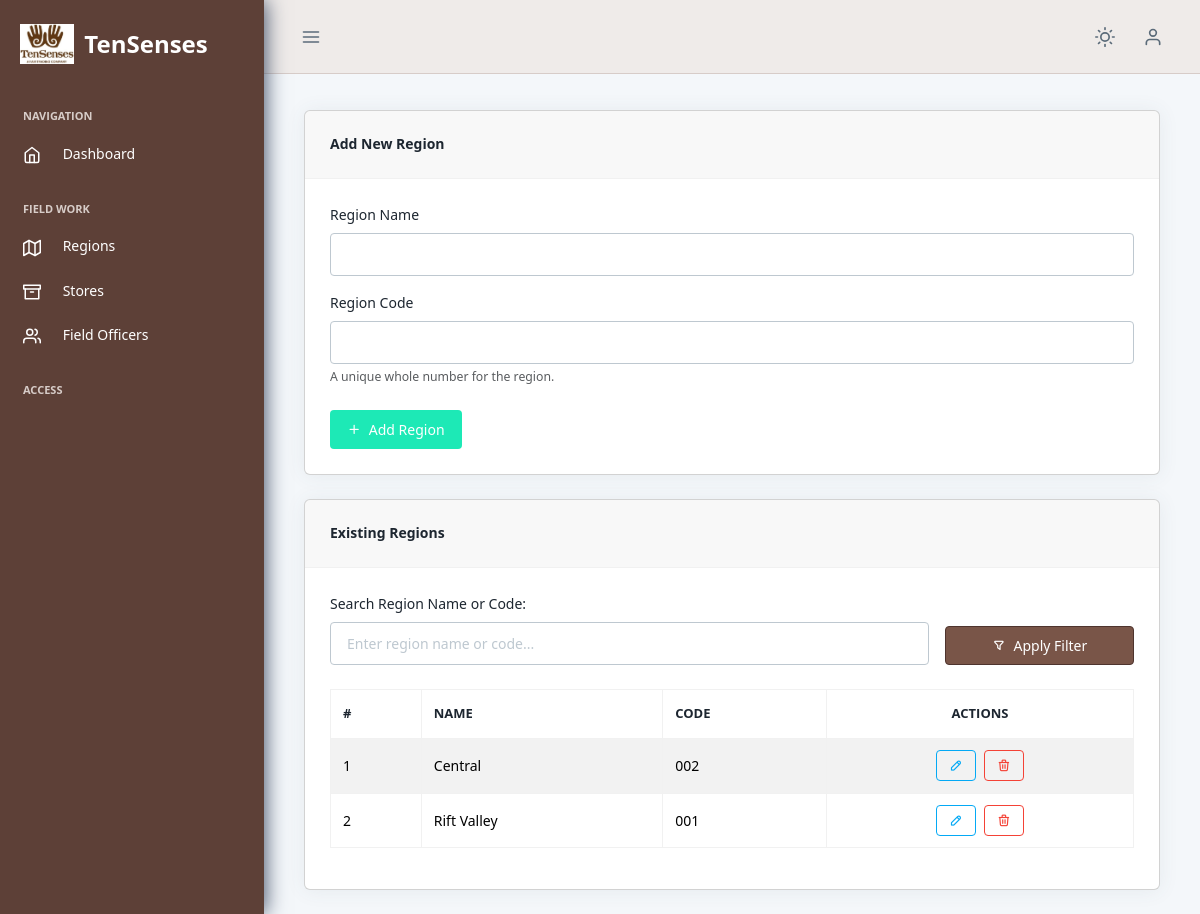
Screenshot of /inventory/regions/ (signed in) with the database file from the repository.
### inventory/models.py (models this page shows, shortened)
class Region(models.Model):
    name = models.CharField(max_length=100, unique=True, verbose_name="Region Name")
    region_code = models.IntegerField(unique=True, verbose_name="Region Code",
                                      help_text="A unique numerical code for the region (e.g., 1, 10, 100)")
    class Meta:
        ordering = ['name']
        verbose_name = "Region"
        verbose_name_plural = "Regions"

### inventory/views.py (the view, shortened to what this page needs)
# urls.py: path('regions/', views.create_region, name='create_region'),
@login_required
def create_region(request):
    search_query = request.GET.get('search')
    regions = Region.objects.all().order_by('name')
    if search_query:
        try:
            search_code = int(search_query)
            regions = regions.filter(Q(name__icontains=search_query) | Q(region_code=search_code))
        except ValueError:
            regions = regions.filter(name__icontains=search_query)
    form = RegionForm()
    edit_id = request.GET.get('edit_id')
    edit_form = None
    if edit_id:
        try:
            edit_region_instance = get_object_or_404(Region, id=edit_id)
            edit_form = RegionForm(instance=edit_region_instance)
        except (Region.DoesNotExist, ValueError):
            edit_id = None
    return render(request, 'inventory/create_region.html', {
        'form': form,
        'edit_form': edit_form,
        'edit_id': edit_id,
        'regions': regions,
        'search_query': search_query,
    })

### inventory/forms.py (shortened to what this page needs)
class RegionForm(forms.ModelForm):
    class Meta:
        model = Region
        fields = ['name', 'region_code']
        widgets = {
            'name': forms.TextInput(attrs={'class': 'form-control', 'placeholder': 'e.g., East Africa, North America'}),
            'region_code': forms.NumberInput(attrs={'class': 'form-control', 'placeholder': 'e.g., 101, 205'}),
        }
        labels = {
            'name': 'Region Name',
            'region_code': 'Region Code',
        }
        help_texts = {
            'region_code': 'A unique whole number for the region.',
        }

### templates/inventory/create_region.html (shortened to what this page needs)
{% extends 'base.html' %}
{% load static %}
{% block content %}
<div class="row">
    <div class="col-12">
        <div class="card mb-4">
            <div class="card-header">
                <h5 class="mb-0">{% if edit_id %}Edit Region{% else %}Add New Region{% endif %}</h5>
            </div>
            <div class="card-body">
                <form method="post">
                    {% if edit_id %}
                        <input type="hidden" name="region_id" value="{{ edit_id }}">
                        <div class="mb-3">
                            <label for="{{ edit_form.name.id_for_label }}" class="form-label">{{ edit_form.name.label }}</label>
                            <input type="text" name="{{ edit_form.name.name }}" id="{{ edit_form.name.id_for_label }}"
                                   value="{{ edit_form.name.value|default_if_none:'' }}"
                                   class="form-control {% if edit_form.name.errors %}is-invalid{% endif %}" required>
                            {% if edit_form.name.errors %}
                                <div class="invalid-feedback d-block">
                                    {% for error in edit_form.name.errors %}{{ error }}{% endfor %}
                                </div>
                            {% endif %}
                        </div>
                        <div class="mb-3">
                            <label for="{{ edit_form.region_code.id_for_label }}" class="form-label">{{ edit_form.region_code.label }}</label>
                            <input type="number" name="{{ edit_form.region_code.name }}" id="{{ edit_form.region_code.id_for_label }}"
                                   value="{{ edit_form.region_code.value|default_if_none:'' }}"
                                   class="form-control {% if edit_form.region_code.errors %}is-invalid{% endif %}" required>
                            {% if edit_form.region_code.errors %}
                                <div class="invalid-feedback d-block">
                                    {% for error in edit_form.region_code.errors %}{{ error }}{% endfor %}
                                </div>
                            {% else %}
                                {% if edit_form.region_code.help_text %}
                                    <div class="form-text">{{ edit_form.region_code.help_text }}</div>
                                {% endif %}
                            {% endif %}
                        </div>
                        <div class="d-flex mt-4">
                            <button type="submit" name="update_region" class="btn btn-warning me-2">
                                <i class="ti ti-edit me-1"></i> Update Region
                            </button>
                            <a href="{% url 'create_region' %}{% if search_query %}&search={{ search_query }}{% endif %}" class="btn btn-secondary">
                                <i class="ti ti-x me-1"></i> Cancel
                            </a>
                        </div>
                    {% else %}
                        <div class="mb-3">
                            <label for="{{ form.name.id_for_label }}" class="form-label">{{ form.name.label }}</label>
                            <input type="text" name="{{ form.name.name }}" id="{{ form.name.id_for_label }}"
                                   value="{{ form.name.value|default_if_none:'' }}"
                                   class="form-control {% if form.name.errors %}is-invalid{% endif %}" required>
                        </div>
                        <div class="mb-3">
                            <label for="{{ form.region_code.id_for_label }}" class="form-label">{{ form.region_code.label }}</label>
                            <input type="number" name="{{ form.region_code.name }}" id="{{ form.region_code.id_for_label }}"
                                   value="{{ form.region_code.value|default_if_none:'' }}"
                                   class="form-control {% if form.region_code.errors %}is-invalid{% endif %}" required>
                            {% if form.region_code.errors %}
                                <div class="invalid-feedback d-block">
                                    {% for error in form.region_code.errors %}{{ error }}{% endfor %}
                                </div>
                            {% else %}
                                {% if form.region_code.help_text %}
                                    <div class="form-text">{{ form.region_code.help_text }}</div>
                                {% endif %}
                            {% endif %}
                        </div>
                        <div class="mt-4">
                            <button type="submit" name="save_region" class="btn btn-success">
                                <i class="ti ti-plus me-1"></i> Add Region
                            </button>
                        </div>
                    {% endif %}
                </form>
            </div>
        </div>
    </div>
    <div class="col-12">
        <div class="card">
            <div class="card-header">
                <h5 class="mb-0">Existing Regions</h5>
            </div>
            <div class="card-body">
                <form method="GET" class="mb-4">
                    <div class="row g-3 align-items-end">
                        <div class="col-md-9">
                            <label for="searchRegion" class="form-label">Search Region Name or Code:</label>
                            <input type="text" class="form-control" id="searchRegion" name="search" placeholder="Enter region name or code..." value="{{ search_query|default_if_none:'' }}">
                        </div>
                        <div class="col-md-3 d-grid">
                            <button type="submit" class="btn btn-primary">
                                <i class="ti ti-filter me-1"></i> Apply Filter
                            </button>
                        </div>
                    </div>
                </form>
                <div class="table-responsive">
                    <table class="table table-bordered table-hover table-striped">
                        <thead>
                            <tr>
                                <th>#</th>
                                <th>Name</th>
                                <th>Code</th>
                                <th class="text-center">Actions</th>
                            </tr>
                        </thead>
                        <tbody>
                            {% for region in regions %}
                            <tr>
                                <td>{{ forloop.counter }}</td>
                                <td>{{ region.name }}</td>
                                <td>{{ region.region_code|stringformat:"03d" }}</td>
                                <td class="text-center">
                                    <a href="?edit_id={{ region.id }}{% if search_query %}&search={{ search_query }}{% endif %}" class="btn btn-sm btn-outline-primary me-1" title="Edit">
                                        <i class="ti ti-pencil"></i>
                                    </a>
                                    <form action="{% url 'delete_region' region.id %}{% if search_query %}?search={{ search_query }}{% endif %}" method="post" onsubmit="return confirm('Are you sure you want to delete this region?')" class="d-inline-block">
                                        <button type="submit" class="btn btn-sm btn-outline-danger" title="Delete">
                                            <i class="ti ti-trash"></i>
                                        </button>
                                    </form>
                                </td>
                            </tr>
                            {% empty %}
                            <tr>
                                <td colspan="4" class="text-center">No regions found.</td>
                            </tr>
                            {% endfor %}
                        </tbody>
                    </table>
                </div>
            </div>
        </div>
    </div>
</div>
{% endblock %}

### templates/base.html (style rules this page uses)
:root { --primary: #795548 !important; --primary-500: #5D4037 !important; --primary-600: #4E342E !important; --primary-700: #3E2723 !important; --primary-400: #8D6E63 !important; --primary-300: #A1887F !important; --pc-theme: #EFEBE9 !important; --pc-sidebar-bg: #5D4037 !important; --pc-sidebar-color: #fff !important; }
.btn-primary { background: var(--primary) !important; border-color: var(--primary-600) !important; }

### rows the page displays
Region: name "Central", region_code "002"
Region: name "Rift Valley", region_code "001"
